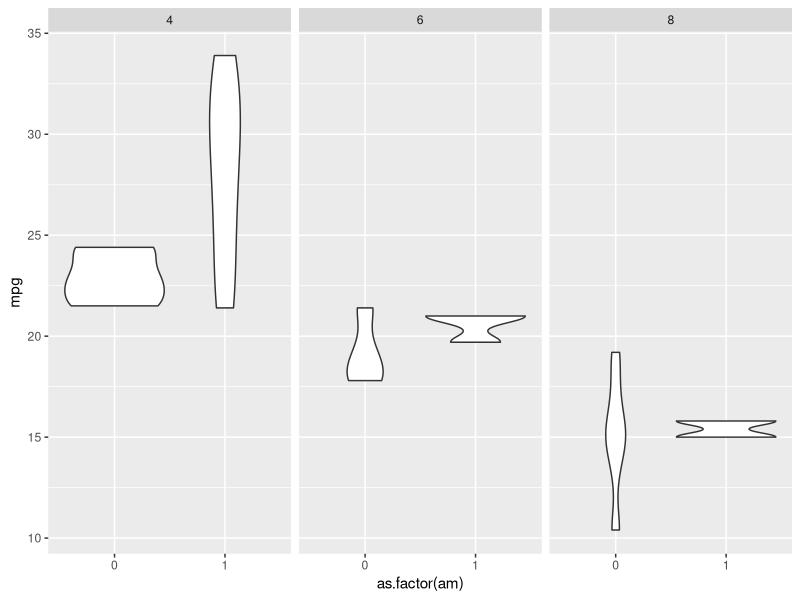
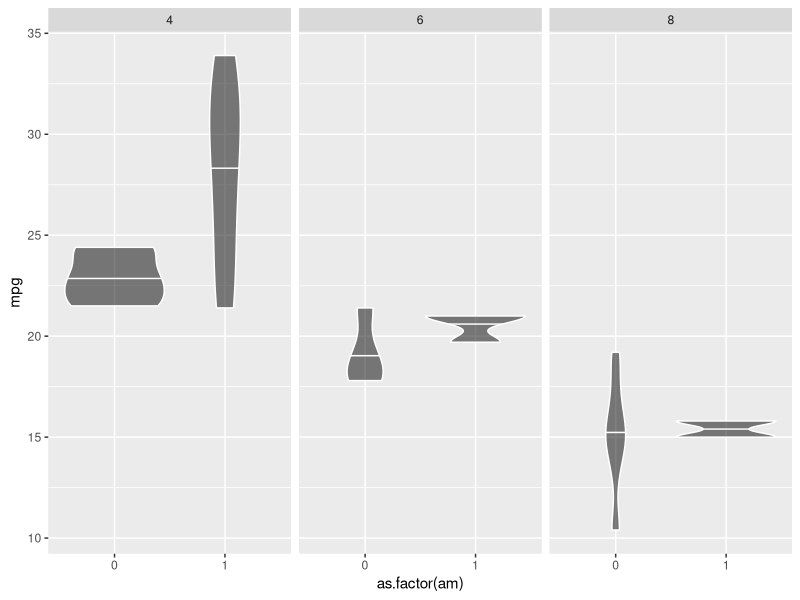

R code for these plots, in order:
# Notes on Testing for Equal Variances

# Base R

## summary()
## Summarizes each variable in a dataset. Not useful if many variables.
iris |>
  summary()

library(dplyr)
## Better in that case to select the ones you want to look at first.
## select()
iris |>
  select(Petal.Length, Petal.Width, Species) |>
  summary()

library(ggplot2)
# geom_violin()
## Violin plots display distribution.
mtcars |>
  ggplot(aes(x = as.factor(am), y = mpg) ) +
  facet_wrap(~as.factor(cyl))+
  geom_violin()

## There are a lot of options that can go into geom_violin(), including:
mtcars |>
  ggplot(aes(x = as.factor(am), y = mpg) ) +
  facet_wrap(~as.factor(cyl))+
  geom_violin(
    fill = "black", #Inside
    alpha = 0.50, #Transparency
    colour = "white", #Outline
    draw_quantiles = 0.5 # A line to show a quantile as defined from 0:1.
  )

# Plotting residuals
## Given a linear model, you can just pass it through plot() and get 4 plots:
## Plot 1: Residual vs. Fitted Plot - Helpful to visually test assumptions.
## Plot 2: QQPlot of residuals to test normality.
## Plot 3: Scale-Location Plot - Are residuals equal across X.
## Plot 4: Residuals vs. Leverage - identifies any influential observations.

mtcars |>
  lm(mpg ~ disp, data=_) # |>
  # plot()
# We comment it out for submit() purposes.

library(rstatix)
# levene_test()
## It tests if there are differences in the variance between groups.
## Therefore, you can do y variable ~ grouping variable.

mtcars |> levene_test(mpg ~ as.factor(am))

## This grouping variable can be extended out beyond two levels.

iris |> levene_test(Petal.Length ~ Species)

## center = "mean"  v center="median"
## Levene's Test in R assumes the center of the test is a median.
## This is more robust. The original was testing around the mean.
iris |> levene_test(Petal.Length ~ Species, center=mean)

library(lmtest)
## Breusch-Pagan Test
mtcars |>
  lm(mpg ~ disp, data=_) |>
  bptest()



# Don't delete me!
saved <- "Y"